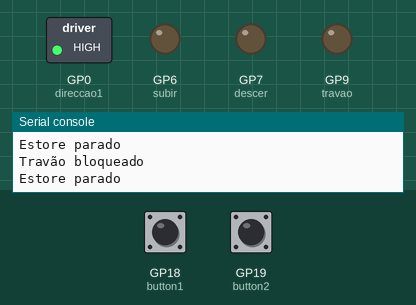
Recording of a program running on a simulated Raspberry Pi Pico running MicroPython. Parts: switched loads named in the program (green lamp = pin HIGH), output pins drawn as LEDs (lit = HIGH), the last lines printed to the serial console. The test bench sets the inputs (shaded band); at power-on: GP18 (button1) HIGH, GP19 (button2) HIGH.

Above: at 1.2 s.
1.3 s: GP18 (button1) pulled LOW for 0.6 s
At 1.9 s:
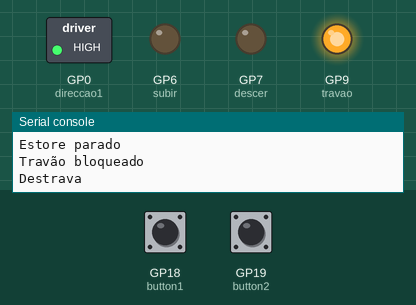
4.1 s: GP19 (button2) pulled LOW for 0.6 s
At 5.0 s:
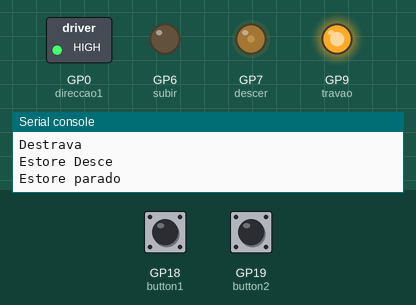
6.7 s: GP18 (button1) pulled LOW for 1 s
At 8.1 s:
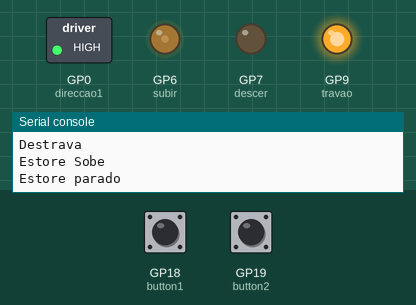
9.9 s: GP18 (button1) pulled LOW for 3.2 s
At 14.7 s:
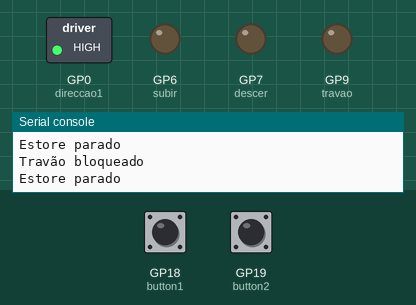
15.5 s: GP19 (button2) pulled LOW for 1 s
At 16.9 s:
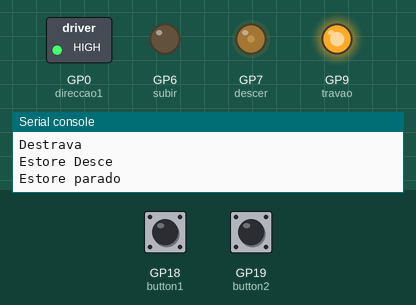
Timing chart, 0 to 18.7 s (numbered marks = the images above; inputs shaded):
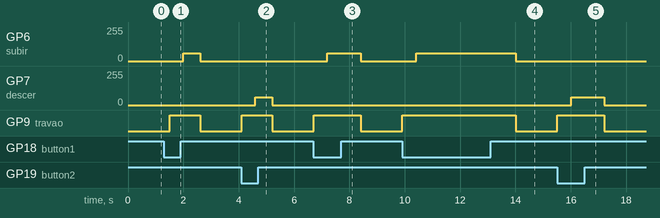

The program:

teste1.py
```python
from machine import Pin, ADC, PWM
import time

travao = Pin(9, Pin.OUT)
button1 = Pin(18, Pin.IN, Pin.PULL_UP)
button2 = Pin(19, Pin.IN, Pin.PULL_UP)

button4 = Pin(5, Pin.IN, Pin.PULL_UP)

#controlador motor
subir = PWM(Pin(6,mode=Pin.OUT))
descer = PWM(Pin(7,mode=Pin.OUT))
subir.freq(1000)
descer.freq(1000)
direccao1 = Pin(0, Pin.OUT)
direccao1.value(1)

iman=1
iman2=1
tempoParado=1
tempoComando=0.1
tempoTravao=0.5
travao.value(0)

while True:


    if button1.value()==0 and iman==1:
        travao.value(1) #destrava
        print("Destrava") #avança
        time.sleep(tempoTravao)
        print("Estore Sobe") #avança
        subir.duty_u16(15000)
        time.sleep(tempoComando)

    elif button2.value()==0 and iman2==1:
        travao.value(1)
        print("Destrava") #avança
        time.sleep(tempoTravao)
        print("Estore Desce")
        descer.duty_u16(15000)
        time.sleep(tempoComando)

    else:
        print("Estore parado")
        time.sleep(tempoTravao)
        subir.duty_u16(0)
        descer.duty_u16(0)
        travao.value(0)
        print("Travão bloqueado")
        #time.sleep(tempoComando)
        #print("---Sensor iman 1 " + str(iman))
        #print("---Sensor iman 2 " + str(iman2))
```

Measured:
- after the input at 1.3 s, GP6 (subir): 0/255 → 58/255 after 0.70 s, → 0/255 0.60 s later; GP9 (travao): LOW → HIGH after 0.20 s, → LOW 1.1 s later
- after the input at 4.1 s, GP7 (descer): 0/255 → 58/255 after 0.50 s, → 0/255 0.60 s later; GP9 (travao): LOW → HIGH at once, → LOW 1.1 s later
- after the input at 6.7 s, GP6 (subir): 0/255 → 58/255 after 0.51 s, → 0/255 1.2 s later; GP9 (travao): LOW → HIGH at once, → LOW 1.7 s later
- after the input at 9.9 s, GP6 (subir): 0/255 → 58/255 after 0.51 s, → 0/255 3.6 s later; GP9 (travao): LOW → HIGH at once, → LOW 4.1 s later
- after the input at 15.5 s, GP7 (descer): 0/255 → 58/255 after 0.51 s, → 0/255 1.2 s later; GP9 (travao): LOW → HIGH at once, → LOW 1.7 s later
